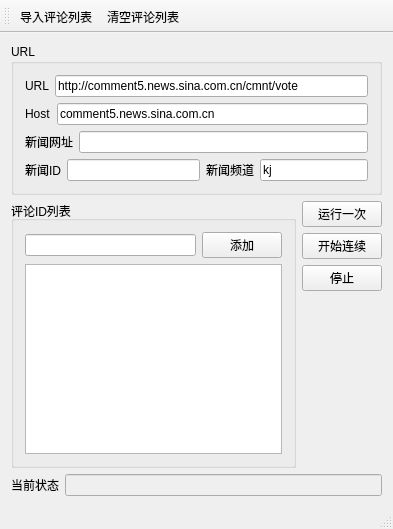
<?xml version="1.0" encoding="UTF-8"?>
<ui version="4.0">
 <class>auto_smzdmClass</class>
 <widget class="QMainWindow" name="auto_smzdmClass">
  <property name="geometry">
   <rect>
    <x>0</x>
    <y>0</y>
    <width>393</width>
    <height>529</height>
   </rect>
  </property>
  <property name="windowTitle">
   <string>新浪新闻点赞</string>
  </property>
  <widget class="QWidget" name="centralWidget">
   <layout class="QGridLayout" name="gridLayout_3">
    <item row="0" column="0">
     <widget class="QGroupBox" name="groupBox">
      <property name="title">
       <string>URL</string>
      </property>
      <layout class="QGridLayout" name="gridLayout_2">
       <item row="0" column="0">
        <layout class="QHBoxLayout" name="horizontalLayout_2">
         <item>
          <widget class="QLabel" name="label">
           <property name="text">
            <string>URL</string>
           </property>
          </widget>
         </item>
         <item>
          <widget class="QLineEdit" name="lineEdit_URL1">
           <property name="text">
            <string>http://comment5.news.sina.com.cn/cmnt/vote</string>
           </property>
          </widget>
         </item>
        </layout>
       </item>
       <item row="1" column="0">
        <layout class="QHBoxLayout" name="horizontalLayout_3">
         <item>
          <widget class="QLabel" name="label_2">
           <property name="text">
            <string>Host</string>
           </property>
          </widget>
         </item>
         <item>
          <widget class="QLineEdit" name="lineEdit_host">
           <property name="text">
            <string>comment5.news.sina.com.cn</string>
           </property>
          </widget>
         </item>
        </layout>
       </item>
       <item row="2" column="0">
        <layout class="QHBoxLayout" name="horizontalLayout_4">
         <item>
          <widget class="QLabel" name="label_3">
           <property name="text">
            <string>新闻网址</string>
           </property>
          </widget>
         </item>
         <item>
          <widget class="QLineEdit" name="lineEdit_REFERER"/>
         </item>
        </layout>
       </item>
       <item row="3" column="0">
        <layout class="QHBoxLayout" name="horizontalLayout_6">
         <item>
          <widget class="QLabel" name="label_4">
           <property name="text">
            <string>新闻ID</string>
           </property>
          </widget>
         </item>
         <item>
          <widget class="QLineEdit" name="lineEdit_news_id"/>
         </item>
         <item>
          <layout class="QHBoxLayout" name="horizontalLayout_8">
           <item>
            <widget class="QLabel" name="label_5">
             <property name="text">
              <string>新闻频道</string>
             </property>
            </widget>
           </item>
           <item>
            <widget class="QLineEdit" name="lineEdit_news_chanel">
             <property name="text">
              <string>kj</string>
             </property>
            </widget>
           </item>
          </layout>
         </item>
        </layout>
       </item>
      </layout>
     </widget>
    </item>
    <item row="1" column="0">
     <layout class="QHBoxLayout" name="horizontalLayout_5">
      <item>
       <widget class="QGroupBox" name="groupBox_2">
        <property name="sizePolicy">
         <sizepolicy hsizetype="Preferred" vsizetype="Preferred">
          <horstretch>3</horstretch>
          <verstretch>0</verstretch>
         </sizepolicy>
        </property>
        <property name="title">
         <string>评论ID列表</string>
        </property>
        <layout class="QGridLayout" name="gridLayout">
         <item row="0" column="0">
          <layout class="QHBoxLayout" name="horizontalLayout_7">
           <item>
            <widget class="QLineEdit" name="lineEdit_comment_id"/>
           </item>
           <item>
            <widget class="QPushButton" name="pushButton_add_comment_id">
             <property name="text">
              <string>添加</string>
             </property>
            </widget>
           </item>
          </layout>
         </item>
         <item row="1" column="0">
          <widget class="QListWidget" name="listWidget_comment_id">
           <property name="sizePolicy">
            <sizepolicy hsizetype="Expanding" vsizetype="Expanding">
             <horstretch>2</horstretch>
             <verstretch>0</verstretch>
            </sizepolicy>
           </property>
          </widget>
         </item>
        </layout>
       </widget>
      </item>
      <item>
       <layout class="QVBoxLayout" name="verticalLayout">
        <item>
         <widget class="QPushButton" name="pushButton_clickone">
          <property name="text">
           <string>运行一次</string>
          </property>
         </widget>
        </item>
        <item>
         <widget class="QPushButton" name="pushButton_start">
          <property name="text">
           <string>开始连续</string>
          </property>
         </widget>
        </item>
        <item>
         <widget class="QPushButton" name="pushButton_pause">
          <property name="text">
           <string>停止</string>
          </property>
         </widget>
        </item>
        <item>
         <spacer name="verticalSpacer">
          <property name="orientation">
           <enum>Qt::Vertical</enum>
          </property>
          <property name="sizeHint" stdset="0">
           <size>
            <width>20</width>
            <height>40</height>
           </size>
          </property>
         </spacer>
        </item>
       </layout>
      </item>
     </layout>
    </item>
    <item row="2" column="0">
     <layout class="QHBoxLayout" name="horizontalLayout">
      <item>
       <widget class="QLabel" name="label_1">
        <property name="text">
         <string>当前状态</string>
        </property>
       </widget>
      </item>
      <item>
       <widget class="QLineEdit" name="lineEdit_msg">
        <property name="enabled">
         <bool>false</bool>
        </property>
       </widget>
      </item>
     </layout>
    </item>
   </layout>
  </widget>
  <widget class="QMenuBar" name="menuBar">
   <property name="geometry">
    <rect>
     <x>0</x>
     <y>0</y>
     <width>393</width>
     <height>23</height>
    </rect>
   </property>
  </widget>
  <widget class="QToolBar" name="mainToolBar">
   <attribute name="toolBarArea">
    <enum>TopToolBarArea</enum>
   </attribute>
   <attribute name="toolBarBreak">
    <bool>false</bool>
   </attribute>
   <addaction name="action_import_commentid"/>
   <addaction name="action_clear_comments"/>
  </widget>
  <widget class="QStatusBar" name="statusBar"/>
  <action name="action_import_commentid">
   <property name="text">
    <string>导入评论列表</string>
   </property>
  </action>
  <action name="action_clear_comments">
   <property name="text">
    <string>清空评论列表</string>
   </property>
  </action>
 </widget>
 <layoutdefault spacing="6" margin="11"/>
 <resources>
  <include location="auto_smzdm.qrc"/>
 </resources>
 <connections/>
</ui>
